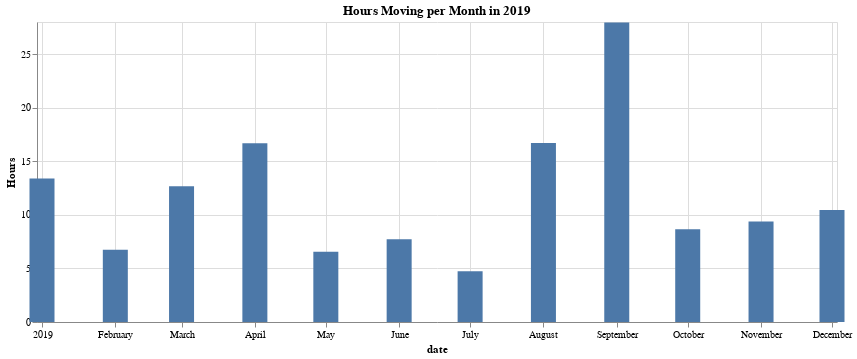

The cell this chart's notebook holds for it:
### Code cell
cycling_month_time = rides.groupby(['mnth_yr'])['moving_time'].sum().reset_index(name='moving_time')
cycling_month_time['hours'] = cycling_month_time['moving_time'] / 60

alt.Chart(cycling_month_time).mark_bar(size=25).encode(
    x=alt.X('mnth_yr:T', axis=alt.Axis(title='date')),
    y=alt.Y('hours:Q', axis=alt.Axis(title='Hours'))
).properties(
    width=800,
    title='Hours Moving per Month in 2019'
)

### Figure 1 — Vega-Lite specification as saved in the notebook (floating-point values rounded to 4 significant figures)
{"config": {"view": {"continuousWidth": 400, "continuousHeight": 300}}, "data": {"name": "data-7a8e2159d44fc06ad7cb350114e8d957"}, "mark": {"type": "bar", "size": 25}, "encoding": {"x": {"type": "temporal", "axis": {"title": "date"}, "field": "mnth_yr"}, "y": {"type": "quantitative", "axis": {"title": "Hours"}, "field": "hours"}}, "title": "Hours Moving per Month in 2019", "width": 800, "$schema": "https://vega.github.io/schema/vega-lite/v4.0.2.json", "datasets": {"data-7a8e2159d44fc06ad7cb350114e8d957": [{"mnth_yr": "2019-01", "moving_time": 803.3, "hours": 13.39}, {"mnth_yr": "2019-02", "moving_time": 403.9, "hours": 6.732}, {"mnth_yr": "2019-03", "moving_time": 760.4, "hours": 12.67}, {"mnth_yr": "2019-04", "moving_time": 1001.0, "hours": 16.68}, {"mnth_yr": "2019-05", "moving_time": 393.2, "hours": 6.554}, {"mnth_yr": "2019-06", "moving_time": 463.1, "hours": 7.718}, {"mnth_yr": "2019-07", "moving_time": 284.4, "hours": 4.739}, {"mnth_yr": "2019-08", "moving_time": 1003.0, "hours": 16.72}, {"mnth_yr": "2019-09", "moving_time": 1677.0, "hours": 27.95}, {"mnth_yr": "2019-10", "moving_time": 519.4, "hours": 8.657}, {"mnth_yr": "2019-11", "moving_time": 562.7, "hours": 9.379}, {"mnth_yr": "2019-12", "moving_time": 627.0, "hours": 10.45}]}}
